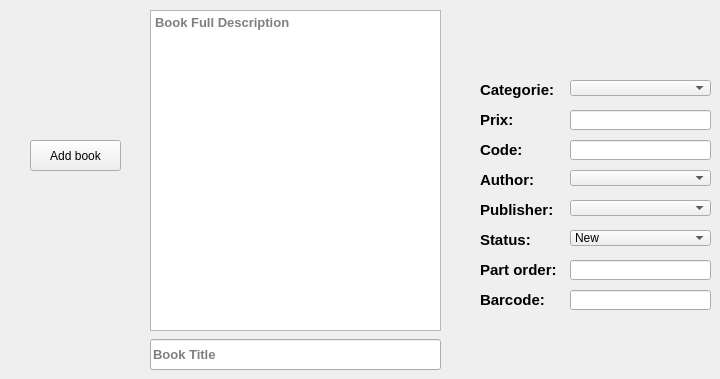
      <widget class="QWidget" name="tab_8">
       <attribute name="title">
        <string>Add New Book</string>
       </attribute>
       <widget class="QLineEdit" name="lineEdit_3">
        <property name="geometry">
         <rect>
          <x>150</x>
          <y>339</y>
          <width>291</width>
          <height>31</height>
         </rect>
        </property>
        <property name="font">
         <font>
          <family>MS Shell Dlg 2</family>
          <pointsize>10</pointsize>
          <weight>75</weight>
          <bold>true</bold>
         </font>
        </property>
        <property name="placeholderText">
         <string>Book Title</string>
        </property>
       </widget>
       <widget class="QTextEdit" name="textEdit">
        <property name="geometry">
         <rect>
          <x>150</x>
          <y>10</y>
          <width>291</width>
          <height>321</height>
         </rect>
        </property>
        <property name="font">
         <font>
          <family>MS Shell Dlg 2</family>
          <pointsize>10</pointsize>
          <weight>75</weight>
          <bold>true</bold>
         </font>
        </property>
        <property name="placeholderText">
         <string>Book Full Description</string>
        </property>
       </widget>
       <widget class="QComboBox" name="comboBox_3">
        <property name="geometry">
         <rect>
          <x>570</x>
          <y>80</y>
          <width>141</width>
          <height>16</height>
         </rect>
        </property>
       </widget>
       <widget class="QLabel" name="label_3">
        <property name="geometry">
         <rect>
          <x>480</x>
          <y>80</y>
          <width>91</width>
          <height>20</height>
         </rect>
        </property>
        <property name="font">
         <font>
          <family>MS Shell Dlg 2</family>
          <pointsize>11</pointsize>
          <weight>75</weight>
          <bold>true</bold>
         </font>
        </property>
        <property name="text">
         <string>Categorie:</string>
        </property>
       </widget>
       <widget class="QLineEdit" name="lineEdit_4">
        <property name="geometry">
         <rect>
          <x>570</x>
          <y>110</y>
          <width>141</width>
          <height>20</height>
         </rect>
        </property>
       </widget>
       <widget class="QLabel" name="label_4">
        <property name="geometry">
         <rect>
          <x>480</x>
          <y>110</y>
          <width>91</width>
          <height>20</height>
         </rect>
        </property>
        <property name="font">
         <font>
          <family>MS Shell Dlg 2</family>
          <pointsize>11</pointsize>
          <weight>75</weight>
          <bold>true</bold>
         </font>
        </property>
        <property name="text">
         <string>Prix:</string>
        </property>
       </widget>
       <widget class="QLabel" name="label_5">
        <property name="geometry">
         <rect>
          <x>480</x>
          <y>140</y>
          <width>91</width>
          <height>20</height>
         </rect>
        </property>
        <property name="font">
         <font>
          <family>MS Shell Dlg 2</family>
          <pointsize>11</pointsize>
          <weight>75</weight>
          <bold>true</bold>
         </font>
        </property>
        <property name="text">
         <string>Code:</string>
        </property>
       </widget>
       <widget class="QLineEdit" name="lineEdit_5">
        <property name="geometry">
         <rect>
          <x>570</x>
          <y>140</y>
          <width>141</width>
          <height>20</height>
         </rect>
        </property>
       </widget>
       <widget class="QLabel" name="label_6">
        <property name="geometry">
         <rect>
          <x>480</x>
          <y>170</y>
          <width>91</width>
          <height>20</height>
         </rect>
        </property>
        <property name="font">
         <font>
          <family>MS Shell Dlg 2</family>
          <pointsize>11</pointsize>
          <weight>75</weight>
          <bold>true</bold>
         </font>
        </property>
        <property name="text">
         <string>Author:</string>
        </property>
       </widget>
       <widget class="QComboBox" name="comboBox_4">
        <property name="geometry">
         <rect>
          <x>570</x>
          <y>170</y>
          <width>141</width>
          <height>16</height>
         </rect>
        </property>
       </widget>
       <widget class="QComboBox" name="comboBox_5">
        <property name="geometry">
         <rect>
          <x>570</x>
          <y>230</y>
          <width>141</width>
          <height>16</height>
         </rect>
        </property>
        <item>
         <property name="text">
          <string>New</string>
         </property>
        </item>
        <item>
         <property name="text">
          <string>Used</string>
         </property>
        </item>
        <item>
         <property name="text">
          <string>Damaged</string>
         </property>
        </item>
       </widget>
       <widget class="QComboBox" name="comboBox_6">
        <property name="geometry">
         <rect>
          <x>570</x>
          <y>200</y>
          <width>141</width>
          <height>16</height>
         </rect>
        </property>
       </widget>
       <widget class="QLabel" name="label_7">
        <property name="geometry">
         <rect>
          <x>480</x>
          <y>200</y>
          <width>91</width>
          <height>20</height>
         </rect>
        </property>
        <property name="font">
         <font>
          <family>MS Shell Dlg 2</family>
          <pointsize>11</pointsize>
          <weight>75</weight>
          <bold>true</bold>
         </font>
        </property>
        <property name="text">
         <string>Publisher:</string>
        </property>
       </widget>
       <widget class="QLabel" name="label_8">
        <property name="geometry">
         <rect>
          <x>480</x>
          <y>230</y>
          <width>91</width>
          <height>20</height>
         </rect>
        </property>
        <property name="font">
         <font>
          <family>MS Shell Dlg 2</family>
          <pointsize>11</pointsize>
          <weight>75</weight>
          <bold>true</bold>
         </font>
        </property>
        <property name="text">
         <string>Status:</string>
        </property>
       </widget>
       <widget class="QLabel" name="label_9">
        <property name="geometry">
         <rect>
          <x>480</x>
          <y>260</y>
          <width>91</width>
          <height>20</height>
         </rect>
        </property>
        <property name="font">
         <font>
          <family>MS Shell Dlg 2</family>
          <pointsize>11</pointsize>
          <weight>75</weight>
          <bold>true</bold>
         </font>
        </property>
        <property name="text">
         <string>Part order:</string>
        </property>
       </widget>
       <widget class="QLineEdit" name="lineEdit_6">
        <property name="geometry">
         <rect>
          <x>570</x>
          <y>260</y>
          <width>141</width>
          <height>20</height>
         </rect>
        </property>
       </widget>
       <widget class="QPushButton" name="pushButton_10">
        <property name="geometry">
         <rect>
          <x>30</x>
          <y>140</y>
          <width>91</width>
          <height>31</height>
         </rect>
        </property>
        <property name="text">
         <string>Add book</string>
        </property>
       </widget>
       <widget class="QLabel" name="label_10">
        <property name="geometry">
         <rect>
          <x>480</x>
          <y>290</y>
          <width>91</width>
          <height>20</height>
         </rect>
        </property>
        <property name="font">
         <font>
          <family>MS Shell Dlg 2</family>
          <pointsize>11</pointsize>
          <weight>75</weight>
          <bold>true</bold>
         </font>
        </property>
        <property name="text">
         <string>Barcode:</string>
        </property>
       </widget>
       <widget class="QLineEdit" name="lineEdit_10">
        <property name="geometry">
         <rect>
          <x>570</x>
          <y>290</y>
          <width>141</width>
          <height>20</height>
         </rect>
        </property>
       </widget>
      </widget>
